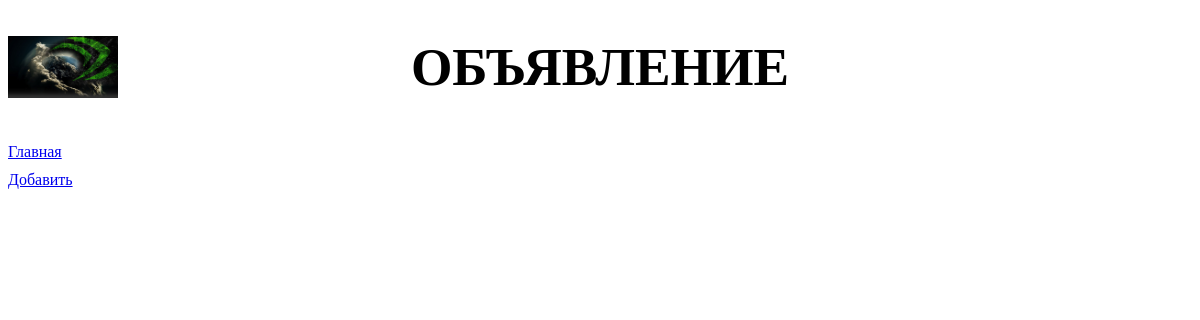
/bboard/, run on an earlier commit of the app's database.
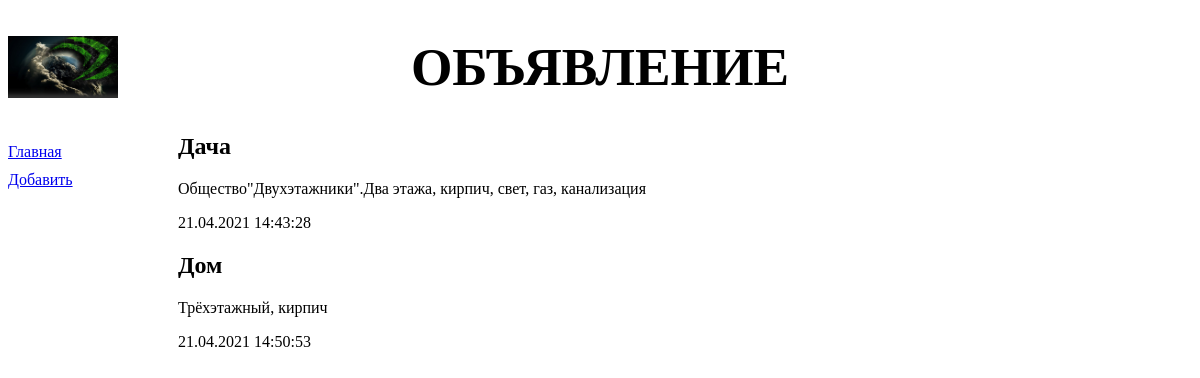
And on a later commit of the database.
### bboard/models.py (models this page shows)
class Bb(models.Model):
    title = models.CharField(max_length=50, verbose_name='Товар')
    content = models.TextField(null=True, blank=True, verbose_name='Описание')
    price = models.FloatField(null=True, blank=True, verbose_name='Цена')
    published = models.DateTimeField(auto_now_add=True, db_index=True, verbose_name='Опубликованно')
    rubric = models.ForeignKey('Rubric', null=True, on_delete=models.PROTECT, verbose_name='Рубрика')
    class Meta:
        verbose_name_plural = 'Объявления'
        verbose_name = 'Объявление'
        ordering = ['-published']

### bboard/views.py (the view)
def index(request):
    bbs = Bb.objects.order_by()
    rubrics = Rubric.objects.all()
    context = {'bbs': bbs, 'rubrics' : rubrics}
    return render(request, 'bboard/index.html', context)

### bboard/templates/bboard/index.html (shortened to what this page needs)
{% extends "layout/basic.html" %}
{% block content %}
{% for bb in bbs %}
<div class="b">
	<h2>{{ bb.title }} </h2>
	<p> {{ bb.content }} </p>
	<p>{{ bb.published|date:"d.m.Y H:i:s" }}</p>
</div>
{% endfor %}
{% endblock %}

### bboard/templates/layout/basic.html (shortened to what this page needs)
{% load static %}
<!DOCTYPE html>
<html>
	<head>
		<link rel="stylesheet" type="text/css" href="{% static 'bboard/style.css' %}">
	</head>
	<body>
		<header>
			<h1>Объявление</h1>
		</header>
		<nav>
			<a href="{% url 'index' %}">Главная</a>
			<a href="{% url 'add' %}">Добавить</a>
		</nav>
		<section>
		{% block content %}
		{% endblock %}
		</section>
	</body>
</html>

### bboard/static/bboard/style.css (style rules this page uses)
header h1 { font-size: 40pt; text-transform : uppercase; text-align: center; background: url("bg.jpg") left / auto 100% no-repeat; }
nav { font-size: : 16pt; width: 150px; float: left; }
nav a { display: block; margin: 10px 0px; }
section { margin-left: 170px; }

What changed in the data, as far as the page shows it:
added Bb: title "Дача", content "Общество\"Двухэтажники\".Два этажа, кирпич, свет, газ, канализация", published "21.04.2021 14:43:28"
added Bb: title "Дом", content "Трёхэтажный, кирпич", published "21.04.2021 14:50:53"
